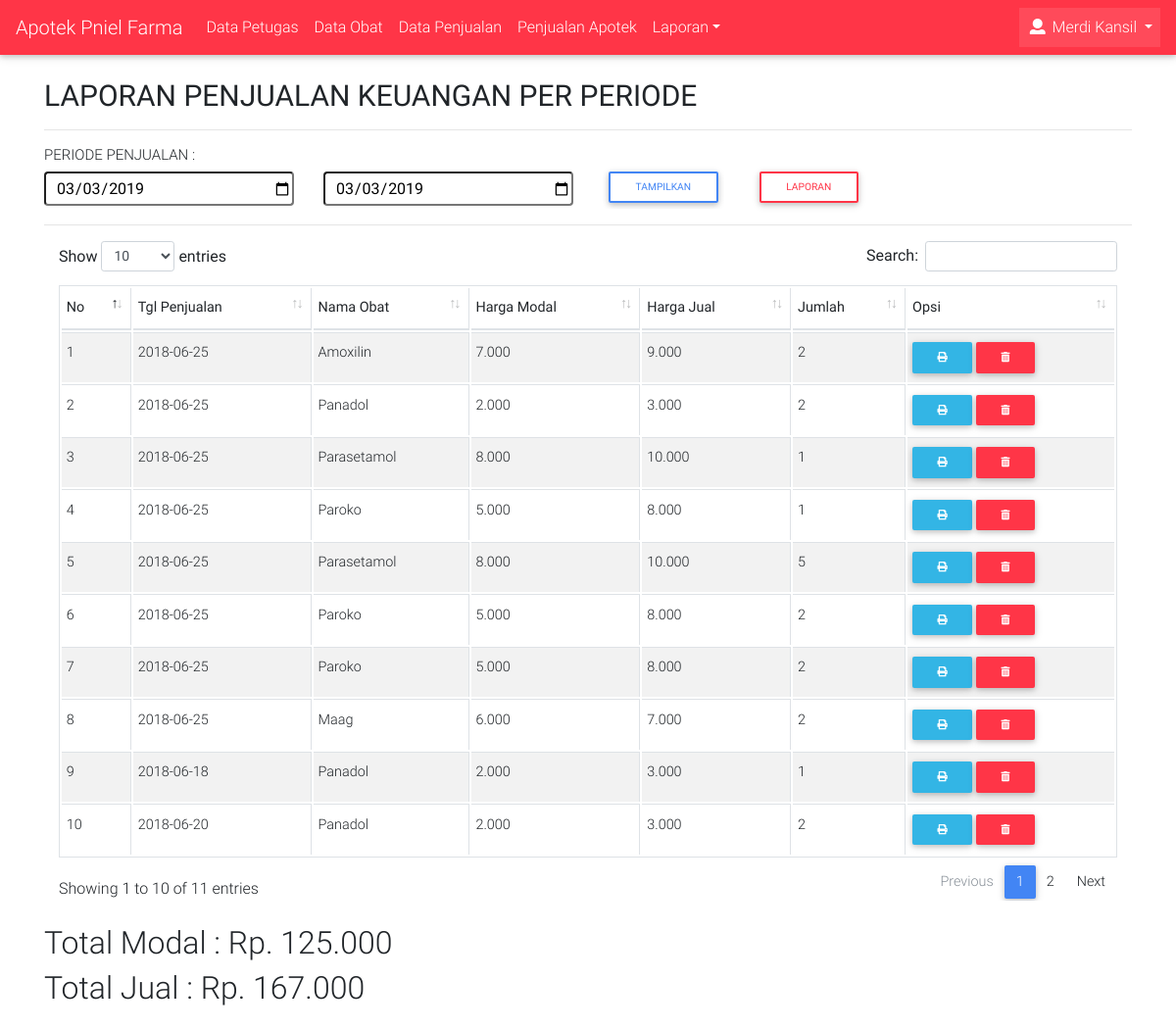
/laporan_keuangan.php (signed in), run on the app's committed database.
### tables this page shows
CREATE TABLE IF NOT EXISTS `petugas` (
`id` int(11) NOT NULL,
  `nm_petugas` varchar(100) NOT NULL,
  `no_telepon` varchar(20) NOT NULL,
  `username` varchar(20) NOT NULL,
  `password` varchar(200) NOT NULL,
  `level` enum('Admin','Kasir') NOT NULL
);

CREATE TABLE IF NOT EXISTS `penjualan` (
`id` int(11) NOT NULL,
  `no_penjualan` char(15) NOT NULL,
  `tgl_penjualan` date NOT NULL,
  `pelanggan` varchar(100) NOT NULL,
  `keterangan` varchar(200) NOT NULL,
  `uang_bayar` int(12) NOT NULL,
  `id_petugas` int(11) NOT NULL
);

CREATE TABLE IF NOT EXISTS `obat` (
`id` int(11) NOT NULL,
  `kode_obat` varchar(20) NOT NULL,
  `nama_obat` varchar(100) NOT NULL,
  `harga_modal` int(10) NOT NULL,
  `harga_jual` int(10) NOT NULL,
  `stok` int(10) NOT NULL,
  `expire` date NOT NULL,
  `status_expire` enum('sudah','belum') NOT NULL DEFAULT 'belum',
  `no_faktur` char(11) NOT NULL,
  `tgl_faktur` date NOT NULL,
  `jatuh_tempo` date NOT NULL,
  `suplier` varchar(50) NOT NULL,
  `no_batch` varchar(20) NOT NULL
);

CREATE TABLE IF NOT EXISTS `penjualan_item` (
`id` int(11) NOT NULL,
  `no_penjualan` char(7) NOT NULL,
  `kd_obat` varchar(20) NOT NULL,
  `harga_modal` int(12) NOT NULL,
  `harga_jual` int(12) NOT NULL,
  `jumlah` int(4) NOT NULL
);

### config/class_db.php (called while the page is built, shortened)
<?php
class Database {
    protected $conn;
    public function __construct($connect){
        $this->conn = $connect;
    }
    public function select($tabel, $where = "", $value = "", $order = "", $limit = "", $where2 = "", $value2 = ""){
        if ($where != "" && $value != "") {
            if ($order != "") {
                if ($limit != "") {
                    if ($where2 != "" && $value2 != "") {
                        $sql = "SELECT * FROM $tabel WHERE $where = :$where AND $where2 = :$where2 ORDER BY $order DESC LIMIT $limit";
                        $stmt = $this->conn->prepare($sql);
                        $stmt->execute(array(":$where" => $value, ":$where2" => $value2));
                        return $stmt;
                    }else{
                        $sql = "SELECT * FROM $tabel WHERE $where = :$where ORDER BY $order DESC LIMIT $limit";
                        $stmt = $this->conn->prepare($sql);
                        $stmt->execute(array(":$where" => $value));
                        return $stmt;
                    }
                }else{
                    if ($where2 != "" && $value2 != "") {
                        $sql = "SELECT * FROM $tabel WHERE $where = :$where AND $where2 = :$where2 ORDER BY $order DESC";
                        $stmt = $this->conn->prepare($sql);
                        $stmt->execute(array(":$where" => $value, ":$where2" => $value2));
                        return $stmt;
                    }else{
                        $sql = "SELECT * FROM $tabel WHERE $where = :$where ORDER BY $order DESC";
                        $stmt = $this->conn->prepare($sql);
                        $stmt->execute(array(":$where" => $value));
                        return $stmt;
                    }
                }
            }else{
                $sql = "SELECT * FROM $tabel WHERE $where = :$where";
                $stmt = $this->conn->prepare($sql);
                $stmt->execute(array(":$where" => $value));
                return $stmt;
            }
        }else{
            $sql = "SELECT * FROM $tabel";
            $stmt = $this->conn->prepare($sql);
            $stmt->execute();
            return $stmt;
        }
    }
}
?>

### config/class_fungsi.php (called while the page is built, shortened)
<?php
class Fungsi{
	public function format_angka($angka) {
		$hasil =  number_format($angka,0, ",",".");
		return $hasil;
	}
}
?>

### laporan_keuangan.php (the view, shortened to what this page needs)
<?php
include("template/head/head_dashboard.php");
include("template/header/header.php");
?>
<div class="container" style="margin-top: 2%;margin-bottom: 2%;">
	<h2 style="font-size: 30px"><b>LAPORAN PENJUALAN KEUANGAN PER PERIODE</b></h2><hr>
	<h4 style="font-size: 15px">PERIODE PENJUALAN : </h4>
	<form method="get" action="">
		<div class="row">
			<div class="col-md-3">
				<input name="txtTglAwal" type="date" class="input" value="<?php echo date('Y-m-d') ?>" />
			</div>
			<div class="col-md-3">
				<input name="txtTglAkhir" type="date" class="input" value="<?php echo date('Y-m-d') ?>" />
			</div>
			<div id="prosesPeriode">
				<div class="col-md-3">
					<input type="submit" name="proses" class="btn btn-outline-primary btn-sm" value="Tampilkan">
				</div>
			</div>
			<div id="prosesPeriode">
			<?php if(isset($_GET['proses'])){ ?>
				<div class="col-md-3">
					<a href="/apotek/laporan/cetak/keuangan/<?php echo $_GET['txtTglAwal'] ?>/<?php echo $_GET['txtTglAkhir'] ?>" class="btn btn-outline-danger btn-sm" target="_blank">Laporan</a>
				</div>
			<?php }else{ ?>
				<div class="col-md-3">
					<a href="/apotek/laporan/cetak/keuangan/semua" class="btn btn-outline-danger btn-sm" target="_blank">Laporan</a>
				</div>
			<?php } ?>
			</div>
		</div>
	</form><hr>
	<div class="table-responsive">
		<table id="example" class="table table-striped table-bordered table-sm">
	        <thead>
	            <tr>
	                <th>No</th>
	                <th>Tgl Penjualan</th>
	                <th>Nama Obat</th>
	                <th>Harga Modal</th>
	                <th>Harga Jual</th>
	                <th>Jumlah</th>
	                <th>Opsi</th>
	            </tr>
	        </thead>
	        <tbody>
	        <?php
	        if (isset($_GET['proses'])) {
        	$query = $connect->prepare("SELECT penjualan.*, penjualan_item.*, obat.* FROM penjualan, penjualan_item, obat WHERE penjualan.tgl_penjualan BETWEEN :tglAwal AND :tglAkhir AND penjualan.no_penjualan = penjualan_item.no_penjualan AND penjualan_item.kd_obat = obat.kode_obat AND penjualan.id_petugas = :kd_petugas");
	        $query->execute(array(":tglAwal" => $_GET['txtTglAwal'], ":tglAkhir" => $_GET['txtTglAkhir'], ":kd_petugas" => $getuser['id']));
	        $no = 1;
	        $total_modal = 0; $total_jual = 0;
	        while ($row = $query->fetch()) {
	        	$subTotalModal = $row['harga_modal'] * $row['jumlah'];
	            $total_modal = $total_modal + $subTotalModal;
	        	$subTotalJual = $row['harga_jual'] * $row['jumlah'];
	            $total_jual = $total_jual + $subTotalJual;
	        ?>
	            <tr>
	                <td><?php echo $no++ ?></td>
	                <td><?php echo $row['tgl_penjualan'] ?></td>
	                <td><?php echo $row['nama_obat'] ?></td>
	                <td><?php echo $fungsi->format_angka($row['harga_modal']) ?></td>
	                <td><?php echo $fungsi->format_angka($row['harga_jual']) ?></td>
	                <td><?php echo $row['jumlah'] ?></td>
	                <td>
	                	<a href="/apotek/nota-penjualan/<?php echo $row['no_penjualan'] ?>" target="_blank" class="btn btn-sm btn-info" title="Nota"><i class="fas fa-print"></i></a>
	                	<a href="/apotek/hapus-penjualan/<?php echo $row['no_penjualan'] ?>" class="btn btn-sm btn-danger" onclick="return confirm('Anda yakin ingin menghapus data penjualan ini ?')" title="Hapus"><i class="fas fa-trash-alt"></i></a>
	                </td>
	            </tr>
	        <?php }}else{  ?>
        	<?php
        	$query = $connect->prepare("SELECT penjualan.*, penjualan_item.*, obat.* FROM penjualan, penjualan_item, obat WHERE penjualan.no_penjualan = penjualan_item.no_penjualan AND penjualan_item.kd_obat = obat.kode_obat AND penjualan.id_petugas = :kd_petugas");
	        $query->execute(array(":kd_petugas" => $getuser['id']));
	        $no = 1;
	        $total_modal = 0; $total_jual = 0;
	        while ($row = $query->fetch()) {
        	$subTotalModal = $row['harga_modal'] * $row['jumlah'];
            $total_modal = $total_modal + $subTotalModal;
        	$subTotalJual = $row['harga_jual'] * $row['jumlah'];
            $total_jual = $total_jual + $subTotalJual;
        	?>
	        	<tr>
	                <td><?php echo $no++ ?></td>
	                <td><?php echo $row['tgl_penjualan'] ?></td>
	                <td><?php echo $row['nama_obat'] ?></td>
	                <td><?php echo $fungsi->format_angka($row['harga_modal']) ?></td>
	                <td><?php echo $fungsi->format_angka($row['harga_jual']) ?></td>
	                <td><?php echo $row['jumlah'] ?></td>
	                <td>
	                	<a href="/apotek/nota-penjualan/<?php echo $row['no_penjualan'] ?>" target="_blank" class="btn btn-sm btn-info" title="Nota"><i class="fas fa-print"></i></a>
	                	<a href="/apotek/hapus-penjualan/<?php echo $row['no_penjualan'] ?>" class="btn btn-sm btn-danger" onclick="return confirm('Anda yakin ingin menghapus data penjualan ini ?')" title="Hapus"><i class="fas fa-trash-alt"></i></a>
	                </td>
	            </tr>
	        <?php }} ?>
	        </tbody>
	    </table>
	</div>
	<br><h2>Total Modal : <?php echo "Rp."." ".$fungsi->format_angka($total_modal); ?></h2>
	<h2>Total Jual : <?php echo "Rp."." ".$fungsi->format_angka($total_jual); ?></h2>
</div>
</body>
</html>

### template/header/header.php (shortened to what this page needs)
<nav class="navbar navbar-expand-lg navbar-dark danger-color">
    <a class="navbar-brand" href="/apotek/dashboard">Apotek Pniel Farma</a>
    <div class="collapse navbar-collapse" id="basicExampleNav">
        <ul class="navbar-nav mr-auto">
        <?php if($getuser['level'] == "Admin"){ ?>
            <li class="nav-item"><a class="nav-link" href="/apotek/data-petugas">Data Petugas</a></li>
            <li class="nav-item"><a class="nav-link" href="/apotek/data-obat">Data Obat</a></li>
            <li class="nav-item"><a class="nav-link" href="/apotek/data-penjualan">Data Penjualan</a></li>
            <li class="nav-item"><a class="nav-link" href="/apotek/penjualan/obat">Penjualan Apotek</a></li>
            <li class="nav-item dropdown">
                <a class="nav-link dropdown-toggle" id="navbarDropdownMenuLink" data-toggle="dropdown" aria-haspopup="true" aria-expanded="false">Laporan</a>
            </li>
        <?php }elseif($getuser['level'] == "Kasir"){ ?>
            <li class="nav-item"><a class="nav-link" href="/apotek/penjualan/obat">Penjualan Apotek</a></li>
            <li class="nav-item"><a class="nav-link" href="/apotek/data-obat">Data Obat</a></li>
        <?php } ?>
        </ul>
        <ul class="navbar-nav ml-auto">
            <li class="nav-item dropdown active">
                <a class="nav-link dropdown-toggle" href="#" id="navbarDropdownMenuLink" data-toggle="dropdown">
                    <i class="fa fa-user"></i> <?php echo $getuser['nm_petugas'] ?>
                </a>
            </li>
        </ul>
    </div>
</nav>

### library/css/style.css (style rules this page uses)
.input { border-radius: 4px; width: 100%; padding-left: 10px; height: 35px; display: inline-block; box-sizing: border-box; }

### library/css/dashboard.css (style rules this page uses)
#prosesPeriode { margin-top: -0.5%; }

### data on the page
petugas: nm_petugas "Merdi Kansil"
penjualan: tgl_penjualan "2018-06-25", obat.nama_obat "Amoxilin", obat.harga_modal "7.000", obat.harga_jual "9.000", penjualan_item.jumlah "2", obat.nama_obat "Panadol", obat.harga_modal "2.000", obat.harga_jual "3.000", obat.nama_obat "Parasetamol", obat.harga_modal "8.000", obat.harga_jual "10.000", penjualan_item.jumlah "1", obat.nama_obat "Paroko", obat.harga_modal "5.000", obat.harga_jual "8.000"
penjualan: tgl_penjualan "2018-06-25", obat.nama_obat "Parasetamol", obat.harga_modal "8.000", obat.harga_jual "10.000", penjualan_item.jumlah "5", obat.nama_obat "Paroko", obat.harga_modal "5.000", obat.harga_jual "8.000", penjualan_item.jumlah "2"
penjualan: tgl_penjualan "2018-06-25", obat.nama_obat "Paroko", obat.harga_modal "5.000", obat.harga_jual "8.000", penjualan_item.jumlah "2", obat.nama_obat "Maag", obat.harga_modal "6.000", obat.harga_jual "7.000"
penjualan: tgl_penjualan "2018-06-18", obat.nama_obat "Panadol", obat.harga_modal "2.000", obat.harga_jual "3.000", penjualan_item.jumlah "1"
penjualan: tgl_penjualan "2018-06-20", obat.nama_obat "Panadol", obat.harga_modal "2.000", obat.harga_jual "3.000", penjualan_item.jumlah "2"

### other printed values
$fungsi->format_angka($total_modal) "125.000"
$fungsi->format_angka($total_jual) "167.000"
